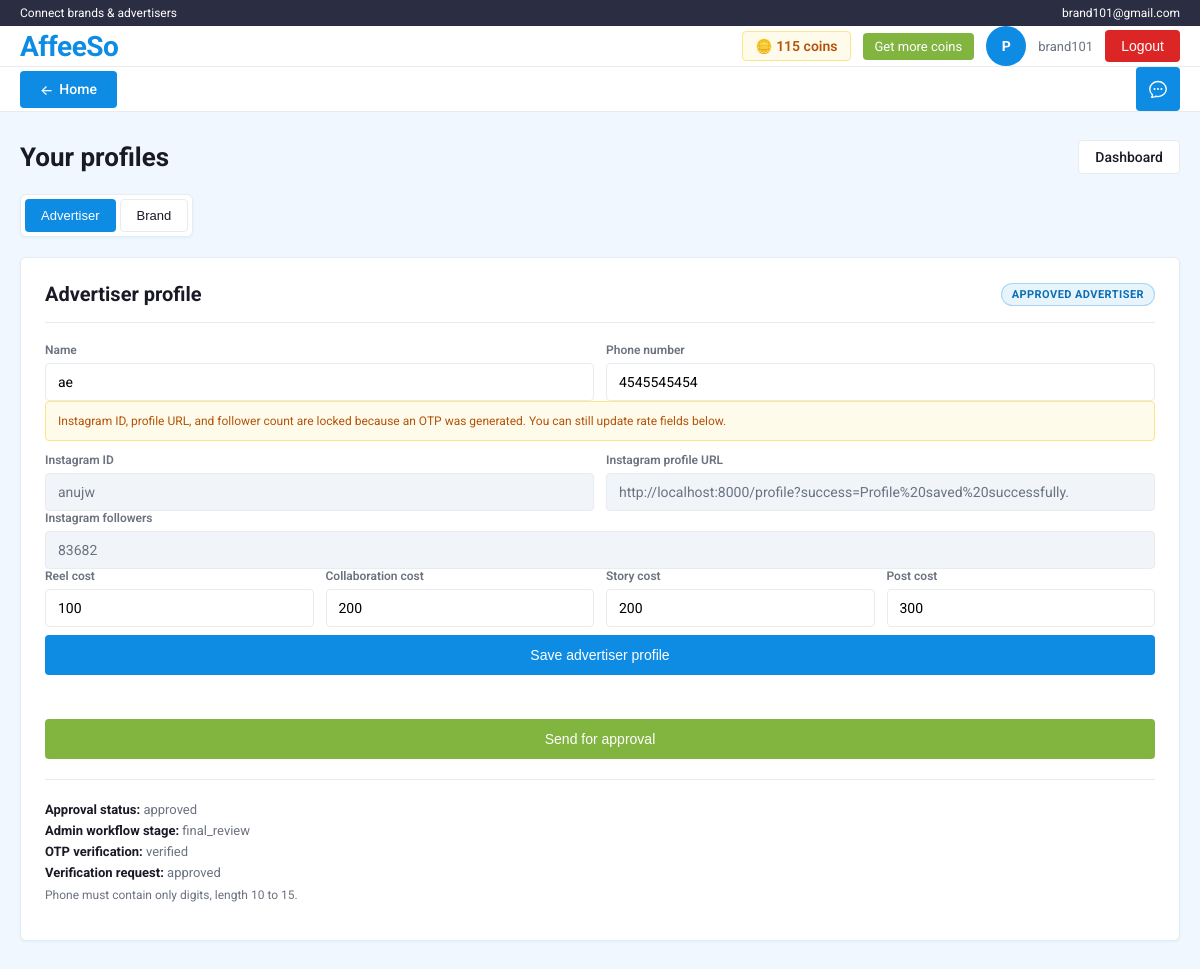
Page /profile (signed in) on the committed database.
### app/models.py (models this page shows)
class User(Base):
    __tablename__ = "users"
    id = Column(Integer, primary_key=True, index=True)
    email = Column(String(255), unique=True, nullable=False, index=True)
    password_hash = Column(String(255), nullable=False)
    role = Column(SqlEnum(UserRole), default=UserRole.USER, nullable=False)
    coins = Column(Integer, default=0, nullable=False)
    is_active = Column(Boolean, default=True, nullable=False)
    created_at = Column(DateTime, default=datetime.utcnow, nullable=False)
    profile = relationship("Profile", back_populates="user", uselist=False)
    basic_profiles = relationship("BasicProfile", back_populates="user")
    approval_requests = relationship("ProfileApprovalRequest", back_populates="user")
    advertiser_profile_detail = relationship(
        "AdvertiserProfileDetail", back_populates="user", uselist=False
    )
    brand_profile_detail = relationship(
        "BrandProfileDetail", back_populates="user", uselist=False
    )
    sent_messages = relationship(
        "Message", back_populates="sender", foreign_keys="Message.sender_id"
    )
    received_messages = relationship(
        "Message", back_populates="receiver", foreign_keys="Message.receiver_id"
    )

class BasicProfile(Base):
    __tablename__ = "basic_profiles"
    __table_args__ = (
        UniqueConstraint("user_id", "profile_type", name="uq_basic_profile_user_type"),
    )
    id = Column(Integer, primary_key=True, index=True)
    user_id = Column(Integer, ForeignKey("users.id"), nullable=False, index=True)
    profile_type = Column(SqlEnum(ProfileType), nullable=False)
    name = Column(String(120), nullable=False)
    phone_number = Column(String(30), nullable=False)
    created_at = Column(DateTime, default=datetime.utcnow, nullable=False)
    updated_at = Column(DateTime, default=datetime.utcnow, nullable=False)
    user = relationship("User", back_populates="basic_profiles")

class AdvertiserProfileDetail(Base):
    __tablename__ = "advertiser_profile_details"
    id = Column(Integer, primary_key=True, index=True)
    user_id = Column(Integer, ForeignKey("users.id"), unique=True, nullable=False, index=True)
    instagram_id = Column(String(150), nullable=True)
    instagram_profile_url = Column(String(500), nullable=True)
    reel_cost = Column(Integer, nullable=True)
    collaboration_cost = Column(Integer, nullable=True)
    story_cost = Column(Integer, nullable=True)
    post_cost = Column(Integer, nullable=True)
    instagram_followers = Column(Integer, nullable=True)
    otp_verification_status = Column(
        SqlEnum(OtpVerificationStatus),
        default=OtpVerificationStatus.NOT_SENT,
        nullable=False,
    )
    verification_request_status = Column(
        SqlEnum(AdvertiserVerificationRequestStatus),
        default=AdvertiserVerificationRequestStatus.DRAFT,
        nullable=False,
    )
    created_at = Column(DateTime, default=datetime.utcnow, nullable=False)
    updated_at = Column(DateTime, default=datetime.utcnow, nullable=False)
    user = relationship("User", back_populates="advertiser_profile_detail")

class ProfileApprovalRequest(Base):
    __tablename__ = "profile_approval_requests"
    __table_args__ = (
        UniqueConstraint(
            "user_id", "profile_type", name="uq_profile_approval_request_user_type"
        ),
    )
    id = Column(Integer, primary_key=True, index=True)
    user_id = Column(Integer, ForeignKey("users.id"), nullable=False, index=True)
    profile_type = Column(SqlEnum(ProfileType), nullable=False, index=True)
    status = Column(SqlEnum(ProfileStatus), default=ProfileStatus.PENDING, nullable=False)
    requested_at = Column(DateTime, default=datetime.utcnow, nullable=False)
    reviewed_at = Column(DateTime, nullable=True)
    rejected_until = Column(DateTime, nullable=True)
    rejection_reason = Column(String(255), nullable=True)
    created_at = Column(DateTime, default=datetime.utcnow, nullable=False)
    updated_at = Column(DateTime, default=datetime.utcnow, nullable=False)
    advertiser_verification_stage = Column(
        SqlEnum(AdvertiserVerificationStage), nullable=True, index=True
    )
    generated_otp = Column(Integer, nullable=True)
    user_entered_otp = Column(Integer, nullable=True)
    user = relationship("User", back_populates="approval_requests")

### app/main.py (the view)
@app.get("/profile", response_class=HTMLResponse)
def profile_page(request: Request, db: Session = Depends(get_db)):
    user = _get_user_from_cookie(request, db)
    if not user:
        return RedirectResponse(url="/?error=Please login first.", status_code=303)
    display_name = user.email.split("@")[0]
    profile_map = _get_basic_profile_map(db, user.id)
    approval_rows = (
        db.query(models.ProfileApprovalRequest)
        .filter(models.ProfileApprovalRequest.user_id == user.id)
        .all()
    )
    approval_map = {row.profile_type.value: row for row in approval_rows}
    advertiser_profile = profile_map.get(models.ProfileType.ADVERTISER.value)
    brand_profile = profile_map.get(models.ProfileType.BRAND.value)
    advertiser_detail = _get_advertiser_detail(db, user.id)
    brand_detail = _get_brand_detail(db, user.id)
    advertiser_approval = approval_map.get(models.ProfileType.ADVERTISER.value)
    instagram_locked = _advertiser_instagram_locked(advertiser_approval)
    show_advertiser_otp_box = bool(
        advertiser_approval
        and advertiser_approval.status == models.ProfileStatus.PENDING
        and advertiser_approval.advertiser_verification_stage
        == models.AdvertiserVerificationStage.OTP_SENT
    )
    return templates.TemplateResponse(
        request,
        "profile.html",
        {
            "request": request,
            "user": user,
            "display_name": display_name,
            "advertiser_profile": advertiser_profile,
            "brand_profile": brand_profile,
            "advertiser_detail": advertiser_detail,
            "brand_detail": brand_detail,
            "advertiser_request": advertiser_approval,
            "brand_request": approval_map.get(models.ProfileType.BRAND.value),
            "advertiser_complete": _is_advertiser_fully_complete(db, user.id),
            "brand_complete": _is_brand_fully_complete(db, user.id),
            "instagram_locked": instagram_locked,
            "show_advertiser_otp_box": show_advertiser_otp_box,
            "success": request.query_params.get("success"),
            "error": request.query_params.get("error"),
        },
    )

### templates/profile.html (shortened to what this page needs)
<!DOCTYPE html>
<html lang="en">
<head>
</head>
<body class="affeeso-body">
  {% include 'partials/site_header.html' %}
  <main class="affeeso-main">
    <div class="affeeso-container">
      <div style="display:flex;align-items:center;justify-content:space-between;flex-wrap:wrap;gap:12px;margin-bottom:20px;">
        <h1 class="affeeso-page-title" style="margin:0;">Your profiles</h1>
        <a href="/dashboard" class="affeeso-btn affeeso-btn-outline">Dashboard</a>
      </div>
      <div class="affeeso-profile-tabs" role="tablist">
        <button id="btn-advertiser" type="button" class="affeeso-btn affeeso-btn-primary" style="font-size:13px;" role="tab" aria-selected="true" aria-controls="panel-advertiser" onclick="showProfile('advertiser')">Advertiser</button>
        <button id="btn-brand" type="button" class="affeeso-btn affeeso-btn-outline" style="font-size:13px;" role="tab" aria-selected="false" aria-controls="panel-brand" onclick="showProfile('brand')">Brand</button>
      </div>
      <section id="panel-advertiser" class="affeeso-card affeeso-profile-panel" role="tabpanel">
        <div class="affeeso-profile-panel__head">
          <h2 class="affeeso-profile-panel__title">Advertiser profile</h2>
          {% if advertiser_request and advertiser_request.status.value == 'approved' %}
            <span class="affeeso-badge affeeso-badge--approved">Approved advertiser</span>
          {% elif advertiser_complete %}
            <span class="affeeso-badge affeeso-badge--complete">Complete</span>
          {% else %}
            <span class="affeeso-badge affeeso-badge--incomplete">Incomplete</span>
          {% endif %}
        </div>
        <form action="/ui/profile/advertiser-details" method="post" class="affeeso-form-stack">
          <div class="affeeso-form-section">
            <div class="affeeso-form-row affeeso-form-row--2">
              <div class="affeeso-field">
                <label for="adv-name">Name</label>
                <input class="affeeso-input" id="adv-name" name="name" type="text" placeholder="Your name" value="{{ advertiser_profile.name if advertiser_profile else '' }}" required />
              </div>
              <div class="affeeso-field">
                <label for="adv-phone">Phone number</label>
                <input class="affeeso-input" id="adv-phone" name="phone_number" type="text" placeholder="10–15 digits" value="{{ advertiser_profile.phone_number if advertiser_profile else '' }}" minlength="10" maxlength="15" pattern="[0-9]{10,15}" required />
              </div>
            </div>
            {% if instagram_locked %}
              <p class="affeeso-note affeeso-note--warn">Instagram ID, profile URL, and follower count are locked because an OTP was generated. You can still update rate fields below.</p>
            {% endif %}
            <div class="affeeso-form-row affeeso-form-row--2">
              <div class="affeeso-field">
                <label for="adv-ig-id">Instagram ID</label>
                <input class="affeeso-input{% if instagram_locked %} affeeso-input--readonly{% endif %}" id="adv-ig-id" name="instagram_id" type="text" placeholder="@username" value="{{ advertiser_detail.instagram_id if advertiser_detail else '' }}" {% if instagram_locked %}readonly{% endif %} required />
              </div>
              <div class="affeeso-field">
                <label for="adv-ig-url">Instagram profile URL</label>
                <input class="affeeso-input{% if instagram_locked %} affeeso-input--readonly{% endif %}" id="adv-ig-url" name="instagram_profile_url" type="url" placeholder="https://instagram.com/..." value="{{ advertiser_detail.instagram_profile_url if advertiser_detail else '' }}" {% if instagram_locked %}readonly{% endif %} required />
              </div>
            </div>
            <div class="affeeso-field">
              <label for="adv-followers">Instagram followers</label>
              <input class="affeeso-input{% if instagram_locked %} affeeso-input--readonly{% endif %}" id="adv-followers" name="instagram_followers" type="number" min="0" step="1" placeholder="e.g. 10000" value="{{ advertiser_detail.instagram_followers if advertiser_detail and advertiser_detail.instagram_followers is not none else '' }}" {% if instagram_locked %}readonly{% endif %} required />
            </div>
            <div class="affeeso-form-row affeeso-form-row--4">
              <div class="affeeso-field">
                <label for="adv-reel">Reel cost</label>
                <input class="affeeso-input" id="adv-reel" name="reel_cost" type="number" min="0" step="1" value="{{ advertiser_detail.reel_cost if advertiser_detail and advertiser_detail.reel_cost is not none else '' }}" required />
              </div>
              <div class="affeeso-field">
                <label for="adv-collab">Collaboration cost</label>
                <input class="affeeso-input" id="adv-collab" name="collaboration_cost" type="number" min="0" step="1" value="{{ advertiser_detail.collaboration_cost if advertiser_detail and advertiser_detail.collaboration_cost is not none else '' }}" required />
              </div>
              <div class="affeeso-field">
                <label for="adv-story">Story cost</label>
                <input class="affeeso-input" id="adv-story" name="story_cost" type="number" min="0" step="1" value="{{ advertiser_detail.story_cost if advertiser_detail and advertiser_detail.story_cost is not none else '' }}" required />
              </div>
              <div class="affeeso-field">
                <label for="adv-post">Post cost</label>
                <input class="affeeso-input" id="adv-post" name="post_cost" type="number" min="0" step="1" value="{{ advertiser_detail.post_cost if advertiser_detail and advertiser_detail.post_cost is not none else '' }}" required />
              </div>
            </div>
            <div class="affeeso-form-actions">
              <button type="submit" class="affeeso-btn affeeso-btn-primary">Save advertiser profile</button>
            </div>
          </div>
        </form>
        {% if advertiser_complete %}
          {% if not advertiser_request or advertiser_request.status.value != 'pending' %}
            <form action="/ui/profile/send-approval" method="post" class="affeeso-form-actions" style="margin-top:16px;">
              <button type="submit" class="affeeso-btn affeeso-btn-action affeeso-btn-action--success">Send for approval</button>
            </form>
          {% else %}
            <p class="affeeso-note" style="margin-top:16px;">A verification request is already in progress with the admin team.</p>
          {% endif %}
        {% endif %}
        {% if advertiser_request %}
          <div class="affeeso-status-block">
            <p><strong>Approval status:</strong> {{ advertiser_request.status.value }}</p>
            {% if advertiser_request.advertiser_verification_stage %}
              <p><strong>Admin workflow stage:</strong> {{ advertiser_request.advertiser_verification_stage.value }}</p>
            {% endif %}
            {% if advertiser_detail %}
              <p><strong>OTP verification:</strong> {{ advertiser_detail.otp_verification_status.value }}</p>
              <p><strong>Verification request:</strong> {{ advertiser_detail.verification_request_status.value }}</p>
            {% endif %}
          </div>
        {% endif %}
        <p class="affeeso-note">Phone must contain only digits, length 10 to 15.</p>
      </section>
    </div>
  </main>
</body>
</html>

### templates/partials/site_header.html (shortened to what this page needs)
<link rel="stylesheet" href="/static/css/affeeso.css" />
<div class="affeeso-topbar">
  <div class="affeeso-container">
    <span>Connect brands &amp; advertisers</span>
    {% if user %}
      <span>{{ user.email }}</span>
    {% else %}
      <a href="/">Sign in / Register</a>
    {% endif %}
  </div>
</div>
<header class="affeeso-header">
  <div class="affeeso-container affeeso-header-main">
    <a href="/" class="affeeso-logo">AffeeSo</a>
    {% if user %}
      <div class="affeeso-header-actions">
        {% if user.role.value != 'admin' %}
          <span class="affeeso-coins">🪙 {{ user.coins }} coins</span>
          <details class="affeeso-coins-dropdown" style="position:relative;">
            <summary>Get more coins</summary>
          </details>
        {% endif %}
        <a href="/profile" class="affeeso-profile-link" title="Profile">P</a>
        <span class="affeeso-user">{{ display_name }}</span>
        <form action="/ui/logout" method="post" style="margin:0;">
          <button type="submit" class="affeeso-btn affeeso-btn-danger">Logout</button>
        </form>
      </div>
    {% else %}
      <span class="affeeso-user">Welcome</span>
    {% endif %}
  </div>
</header>
{% if show_nav|default(true) %}
<nav class="affeeso-nav">
  <div class="affeeso-container affeeso-nav-inner">
    <a href="/" class="affeeso-nav-home"><span aria-hidden="true">←</span> Home</a>
    {% if user %}
      <a href="/chat-demo" class="affeeso-nav-chat" title="Chat" aria-label="Open chat">
      </a>
    {% endif %}
  </div>
</nav>
{% endif %}

### rows in the picture
User: email "brand101@gmail.com", coins "115"
BasicProfile: name "ae", phone_number "4545545454"
AdvertiserProfileDetail: instagram_id "anujw", instagram_profile_url "http://localhost:8000/profile?success=Profile%20saved%20successfully.", instagram_followers "83682", reel_cost "100", collaboration_cost "200", story_cost "200", post_cost "300", otp_verification_status.value "verified", verification_request_status.value "approved"
ProfileApprovalRequest: status.value "approved", advertiser_verification_stage.value "final_review"

### other values in the picture
{{ display_name }} "brand101"
